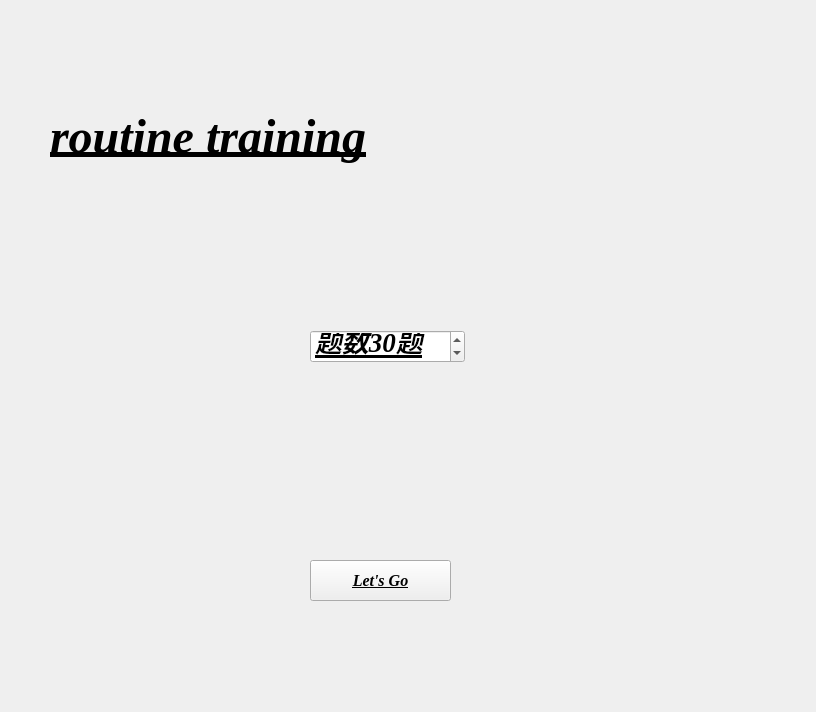
<?xml version="1.0" encoding="UTF-8"?>
<ui version="4.0">
 <class>Form</class>
 <widget class="QWidget" name="Form">
  <property name="geometry">
   <rect>
    <x>0</x>
    <y>0</y>
    <width>816</width>
    <height>712</height>
   </rect>
  </property>
  <property name="font">
   <font>
    <family>Times New Roman</family>
    <pointsize>20</pointsize>
    <weight>75</weight>
    <italic>true</italic>
    <bold>true</bold>
    <underline>true</underline>
   </font>
  </property>
  <property name="windowTitle">
   <string>Form</string>
  </property>
  <widget class="LargeTitleLabel" name="LargeTitleLabel">
   <property name="geometry">
    <rect>
     <x>50</x>
     <y>110</y>
     <width>351</width>
     <height>54</height>
    </rect>
   </property>
   <property name="font">
    <font>
     <family>Times New Roman</family>
     <pointsize>36</pointsize>
     <weight>75</weight>
     <italic>true</italic>
     <bold>true</bold>
     <underline>true</underline>
    </font>
   </property>
   <property name="autoFillBackground">
    <bool>false</bool>
   </property>
   <property name="text">
    <string>routine training</string>
   </property>
  </widget>
  <widget class="PillPushButton" name="PillPushButton">
   <property name="geometry">
    <rect>
     <x>310</x>
     <y>560</y>
     <width>141</width>
     <height>41</height>
    </rect>
   </property>
   <property name="font">
    <font>
     <family>Times New Roman</family>
     <pointsize>12</pointsize>
     <weight>75</weight>
     <italic>true</italic>
     <bold>true</bold>
     <underline>true</underline>
    </font>
   </property>
   <property name="text">
    <string>Let's Go</string>
   </property>
   <property name="icon">
    <iconset>
     <normaloff>resource/deepseek.png</normaloff>resource/deepseek.png</iconset>
   </property>
   <property name="iconSize">
    <size>
     <width>18</width>
     <height>18</height>
    </size>
   </property>
  </widget>
  <widget class="SpinBox" name="SpinBox">
   <property name="geometry">
    <rect>
     <x>310</x>
     <y>330</y>
     <width>155</width>
     <height>33</height>
    </rect>
   </property>
   <property name="suffix">
    <string>题</string>
   </property>
   <property name="prefix">
    <string>题数</string>
   </property>
   <property name="value">
    <number>30</number>
   </property>
  </widget>
 </widget>
 <customwidgets>
  <customwidget>
   <class>PushButton</class>
   <extends>QPushButton</extends>
   <header>qfluentwidgets</header>
  </customwidget>
  <customwidget>
   <class>PillPushButton</class>
   <extends>ToggleButton</extends>
   <header>qfluentwidgets</header>
  </customwidget>
  <customwidget>
   <class>ToggleButton</class>
   <extends>PushButton</extends>
   <header>qfluentwidgets</header>
  </customwidget>
  <customwidget>
   <class>LargeTitleLabel</class>
   <extends>QLabel</extends>
   <header>qfluentwidgets</header>
  </customwidget>
  <customwidget>
   <class>SpinBox</class>
   <extends>QSpinBox</extends>
   <header>qfluentwidgets</header>
  </customwidget>
 </customwidgets>
 <resources/>
 <connections/>
</ui>
